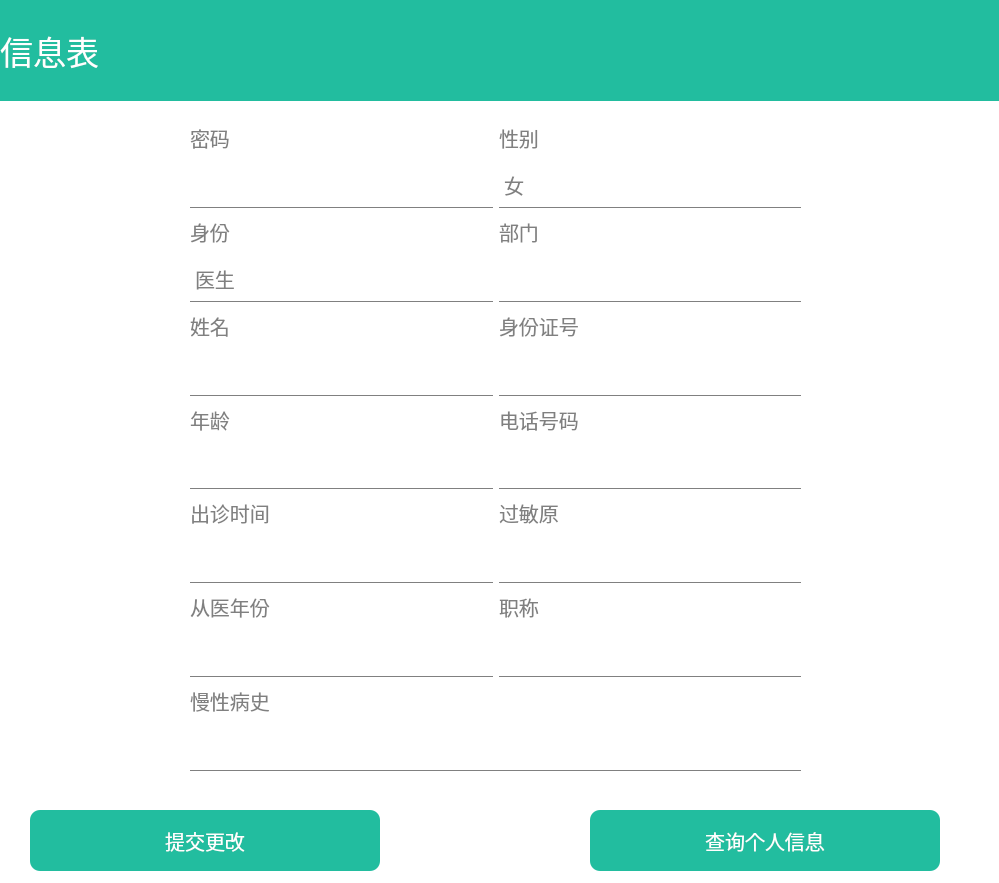
<?xml version="1.0" encoding="UTF-8"?>
<ui version="4.0">
 <class>PatientInfo</class>
 <widget class="QDialog" name="PatientInfo">
  <property name="geometry">
   <rect>
    <x>0</x>
    <y>0</y>
    <width>999</width>
    <height>883</height>
   </rect>
  </property>
  <property name="font">
   <font>
    <pointsize>15</pointsize>
   </font>
  </property>
  <property name="windowTitle">
   <string>Dialog</string>
  </property>
  <property name="autoFillBackground">
   <bool>false</bool>
  </property>
  <property name="styleSheet">
   <string notr="true"/>
  </property>
  <widget class="QLabel" name="label">
   <property name="geometry">
    <rect>
     <x>0</x>
     <y>0</y>
     <width>1001</width>
     <height>101</height>
    </rect>
   </property>
   <property name="font">
    <font>
     <family>Ubuntu</family>
     <pointsize>25</pointsize>
    </font>
   </property>
   <property name="styleSheet">
    <string notr="true">QLabel {
    background-color: #22BD9F; 
    color: white; 
    font-family: &quot;Ubuntu&quot;; 
    font-size: 25pt; 
	qproperty-alignment: 'AlignCenter'; 
}</string>
   </property>
   <property name="text">
    <string>信息表</string>
   </property>
  </widget>
  <widget class="QLabel" name="label_connect">
   <property name="geometry">
    <rect>
     <x>140</x>
     <y>1060</y>
     <width>961</width>
     <height>41</height>
    </rect>
   </property>
   <property name="text">
    <string>TextLabel</string>
   </property>
  </widget>
  <widget class="QWidget" name="widget" native="true">
   <property name="geometry">
    <rect>
     <x>-20</x>
     <y>90</y>
     <width>1021</width>
     <height>971</height>
    </rect>
   </property>
   <property name="styleSheet">
    <string notr="true">QWidget
{
	background:white;
}</string>
   </property>
   <widget class="QWidget" name="gridLayoutWidget">
    <property name="geometry">
     <rect>
      <x>210</x>
      <y>30</y>
      <width>611</width>
      <height>651</height>
     </rect>
    </property>
    <layout class="QGridLayout" name="gridLayout">
     <item row="7" column="1">
      <widget class="QLabel" name="label_Tel">
       <property name="font">
        <font>
         <family>Ubuntu</family>
         <pointsize>15</pointsize>
        </font>
       </property>
       <property name="styleSheet">
        <string notr="true">QLabel {
    color: grey; /* 设置字体颜色为灰色 */
    font-family: &quot;Ubuntu&quot;; /* 设置字体为Ubuntu */
    font-size: 15pt; /* 设置字体大小为15点 */
}</string>
       </property>
       <property name="text">
        <string>电话号码</string>
       </property>
      </widget>
     </item>
     <item row="14" column="0" colspan="2">
      <widget class="QLabel" name="label_Diseases">
       <property name="font">
        <font>
         <family>Ubuntu</family>
         <pointsize>15</pointsize>
        </font>
       </property>
       <property name="styleSheet">
        <string notr="true">QLabel {
    color: grey; /* 设置字体颜色为灰色 */
    font-family: &quot;Ubuntu&quot;; /* 设置字体为Ubuntu */
    font-size: 15pt; /* 设置字体大小为15点 */
}</string>
       </property>
       <property name="text">
        <string>慢性病史</string>
       </property>
      </widget>
     </item>
     <item row="3" column="0">
      <widget class="QLabel" name="label_10">
       <property name="font">
        <font>
         <family>Ubuntu</family>
         <pointsize>15</pointsize>
        </font>
       </property>
       <property name="styleSheet">
        <string notr="true">QLabel {
    color: grey; /* 设置字体颜色为灰色 */
    font-family: &quot;Ubuntu&quot;; /* 设置字体为Ubuntu */
    font-size: 15pt; /* 设置字体大小为15点 */
}</string>
       </property>
       <property name="text">
        <string>身份</string>
       </property>
      </widget>
     </item>
     <item row="9" column="1">
      <widget class="QLineEdit" name="lineEdit_Tel">
       <property name="styleSheet">
        <string notr="true">QLineEdit {
    background-color: transparent; /* 设置背景为透明 */
    border: none; /* 去除所有边框 */
    border-bottom: 1px solid grey; /* 保留灰色下划线 */
    color: grey; /* 设置文字颜色为黑色（或其他你喜欢的颜色） */
 	height: 45px; /* 设置高度为45像素 */
}</string>
       </property>
      </widget>
     </item>
     <item row="12" column="0">
      <widget class="QLabel" name="label_year">
       <property name="font">
        <font>
         <family>Ubuntu</family>
         <pointsize>15</pointsize>
        </font>
       </property>
       <property name="styleSheet">
        <string notr="true">QLabel {
    color: grey; /* 设置字体颜色为灰色 */
    font-family: &quot;Ubuntu&quot;; /* 设置字体为Ubuntu */
    font-size: 15pt; /* 设置字体大小为15点 */
}</string>
       </property>
       <property name="text">
        <string>从医年份</string>
       </property>
      </widget>
     </item>
     <item row="10" column="1">
      <widget class="QLabel" name="Label_Allergies">
       <property name="font">
        <font>
         <family>Ubuntu</family>
         <pointsize>15</pointsize>
        </font>
       </property>
       <property name="styleSheet">
        <string notr="true">QLabel {
    color: grey; /* 设置字体颜色为灰色 */
    font-family: &quot;Ubuntu&quot;; /* 设置字体为Ubuntu */
    font-size: 15pt; /* 设置字体大小为15点 */
}</string>
       </property>
       <property name="text">
        <string>过敏原</string>
       </property>
      </widget>
     </item>
     <item row="5" column="1">
      <widget class="QLabel" name="label_ID">
       <property name="font">
        <font>
         <family>Ubuntu</family>
         <pointsize>15</pointsize>
        </font>
       </property>
       <property name="styleSheet">
        <string notr="true">QLabel {
    color: grey; /* 设置字体颜色为灰色 */
    font-family: &quot;Ubuntu&quot;; /* 设置字体为Ubuntu */
    font-size: 15pt; /* 设置字体大小为15点 */
}</string>
       </property>
       <property name="text">
        <string>身份证号</string>
       </property>
      </widget>
     </item>
     <item row="12" column="1">
      <widget class="QLabel" name="label_level">
       <property name="font">
        <font>
         <family>Ubuntu</family>
         <pointsize>15</pointsize>
        </font>
       </property>
       <property name="styleSheet">
        <string notr="true">QLabel {
    color: grey; /* 设置字体颜色为灰色 */
    font-family: &quot;Ubuntu&quot;; /* 设置字体为Ubuntu */
    font-size: 15pt; /* 设置字体大小为15点 */
}</string>
       </property>
       <property name="text">
        <string>职称</string>
       </property>
      </widget>
     </item>
     <item row="6" column="1">
      <widget class="QLineEdit" name="lineEdit_ID">
       <property name="styleSheet">
        <string notr="true">QLineEdit {
    background-color: transparent; /* 设置背景为透明 */
    border: none; /* 去除所有边框 */
    border-bottom: 1px solid grey; /* 保留灰色下划线 */
    color: grey; /* 设置文字颜色为黑色（或其他你喜欢的颜色） */
 	height: 45px; /* 设置高度为45像素 */
}</string>
       </property>
      </widget>
     </item>
     <item row="9" column="0">
      <widget class="QLineEdit" name="lineEdit_Age">
       <property name="enabled">
        <bool>true</bool>
       </property>
       <property name="styleSheet">
        <string notr="true">QLineEdit {
    background-color: transparent; /* 设置背景为透明 */
    border: none; /* 去除所有边框 */
    border-bottom: 1px solid grey; /* 保留灰色下划线 */
    color: grey; /* 设置文字颜色为黑色（或其他你喜欢的颜色） */
 	height: 45px; /* 设置高度为45像素 */
}</string>
       </property>
      </widget>
     </item>
     <item row="13" column="0">
      <widget class="QLineEdit" name="lineEdit_year">
       <property name="styleSheet">
        <string notr="true">QLineEdit {
    background-color: transparent; /* 设置背景为透明 */
    border: none; /* 去除所有边框 */
    border-bottom: 1px solid grey; /* 保留灰色下划线 */
    color: grey; /* 设置文字颜色为黑色（或其他你喜欢的颜色） */
 	height: 45px; /* 设置高度为45像素 */
}</string>
       </property>
      </widget>
     </item>
     <item row="4" column="1">
      <widget class="QLineEdit" name="lineEdit_Address">
       <property name="styleSheet">
        <string notr="true">QLineEdit {
    background-color: transparent; /* 设置背景为透明 */
    border: none; /* 去除所有边框 */
    border-bottom: 1px solid grey; /* 保留灰色下划线 */
    color: grey; /* 设置文字颜色为黑色（或其他你喜欢的颜色） */
 	height: 45px; /* 设置高度为45像素 */
}</string>
       </property>
      </widget>
     </item>
     <item row="10" column="0">
      <widget class="QLabel" name="label_time">
       <property name="font">
        <font>
         <family>Ubuntu</family>
         <pointsize>15</pointsize>
        </font>
       </property>
       <property name="styleSheet">
        <string notr="true">QLabel {
    color: grey; /* 设置字体颜色为灰色 */
    font-family: &quot;Ubuntu&quot;; /* 设置字体为Ubuntu */
    font-size: 15pt; /* 设置字体大小为15点 */
}</string>
       </property>
       <property name="text">
        <string>出诊时间</string>
       </property>
      </widget>
     </item>
     <item row="6" column="0">
      <widget class="QLineEdit" name="lineEdit_Name">
       <property name="styleSheet">
        <string notr="true">QLineEdit {
    background-color: transparent; /* 设置背景为透明 */
    border: none; /* 去除所有边框 */
    border-bottom: 1px solid grey; /* 保留灰色下划线 */
    color: grey; /* 设置文字颜色为黑色（或其他你喜欢的颜色） */
 	height: 45px; /* 设置高度为45像素 */
}</string>
       </property>
      </widget>
     </item>
     <item row="11" column="0">
      <widget class="QLineEdit" name="lineEdit_time">
       <property name="styleSheet">
        <string notr="true">QLineEdit {
    background-color: transparent; /* 设置背景为透明 */
    border: none; /* 去除所有边框 */
    border-bottom: 1px solid grey; /* 保留灰色下划线 */
    color: grey; /* 设置文字颜色为黑色（或其他你喜欢的颜色） */
 	height: 45px; /* 设置高度为45像素 */
}</string>
       </property>
      </widget>
     </item>
     <item row="5" column="0">
      <widget class="QLabel" name="label_name">
       <property name="font">
        <font>
         <family>Ubuntu</family>
         <pointsize>15</pointsize>
        </font>
       </property>
       <property name="styleSheet">
        <string notr="true">QLabel {
    color: grey; /* 设置字体颜色为灰色 */
    font-family: &quot;Ubuntu&quot;; /* 设置字体为Ubuntu */
    font-size: 15pt; /* 设置字体大小为15点 */
}</string>
       </property>
       <property name="text">
        <string>姓名</string>
       </property>
      </widget>
     </item>
     <item row="3" column="1">
      <widget class="QLabel" name="label_Addr_Dept">
       <property name="font">
        <font>
         <family>Ubuntu</family>
         <pointsize>15</pointsize>
        </font>
       </property>
       <property name="styleSheet">
        <string notr="true">QLabel {
    color: grey; /* 设置字体颜色为灰色 */
    font-family: &quot;Ubuntu&quot;; /* 设置字体为Ubuntu */
    font-size: 15pt; /* 设置字体大小为15点 */
}</string>
       </property>
       <property name="text">
        <string>部门</string>
       </property>
      </widget>
     </item>
     <item row="11" column="1">
      <widget class="QLineEdit" name="lineEdit_Allergies">
       <property name="styleSheet">
        <string notr="true">QLineEdit {
    background-color: transparent; /* 设置背景为透明 */
    border: none; /* 去除所有边框 */
    border-bottom: 1px solid grey; /* 保留灰色下划线 */
    color: grey; /* 设置文字颜色为黑色（或其他你喜欢的颜色） */
 	height: 45px; /* 设置高度为45像素 */
}</string>
       </property>
      </widget>
     </item>
     <item row="0" column="1">
      <widget class="QLabel" name="label_Sex">
       <property name="font">
        <font>
         <family>Ubuntu</family>
         <pointsize>15</pointsize>
        </font>
       </property>
       <property name="styleSheet">
        <string notr="true">QLabel {
    color: grey; /* 设置字体颜色为灰色 */
    font-family: &quot;Ubuntu&quot;; /* 设置字体为Ubuntu */
    font-size: 15pt; /* 设置字体大小为15点 */
}</string>
       </property>
       <property name="text">
        <string>性别</string>
       </property>
      </widget>
     </item>
     <item row="15" column="0" colspan="2">
      <widget class="QLineEdit" name="lineEdit_Diseases">
       <property name="styleSheet">
        <string notr="true">QLineEdit {
    background-color: transparent; /* 设置背景为透明 */
    border: none; /* 去除所有边框 */
    border-bottom: 1px solid grey; /* 保留灰色下划线 */
    color: grey; /* 设置文字颜色为黑色（或其他你喜欢的颜色） */
 	height: 45px; /* 设置高度为45像素 */
}</string>
       </property>
      </widget>
     </item>
     <item row="0" column="0">
      <widget class="QLabel" name="label_9">
       <property name="font">
        <font>
         <family>Ubuntu</family>
         <pointsize>15</pointsize>
        </font>
       </property>
       <property name="styleSheet">
        <string notr="true">QLabel {
    color: grey; /* 设置字体颜色为灰色 */
    font-family: &quot;Ubuntu&quot;; /* 设置字体为Ubuntu */
    font-size: 15pt; /* 设置字体大小为15点 */
}</string>
       </property>
       <property name="text">
        <string>密码</string>
       </property>
      </widget>
     </item>
     <item row="7" column="0">
      <widget class="QLabel" name="label_Age">
       <property name="font">
        <font>
         <family>Ubuntu</family>
         <pointsize>15</pointsize>
        </font>
       </property>
       <property name="styleSheet">
        <string notr="true">QLabel {
    color: grey; /* 设置字体颜色为灰色 */
    font-family: &quot;Ubuntu&quot;; /* 设置字体为Ubuntu */
    font-size: 15pt; /* 设置字体大小为15点 */
}</string>
       </property>
       <property name="text">
        <string>年龄</string>
       </property>
      </widget>
     </item>
     <item row="4" column="0">
      <widget class="QComboBox" name="comboBox_isPatient">
       <property name="font">
        <font>
         <pointsize>15</pointsize>
        </font>
       </property>
       <property name="styleSheet">
        <string notr="true">QComboBox {
    border: none; /* 移除边框 */
    background-color: transparent; /* 使背景透明 */
	font-size:15pt;
}
QComboBox {
    border: none; /* 移除整个 QComboBox 的边框 */
    border-bottom: 1px solid gray; /* 添加一个灰色的下划线 */
	height:45px;
}

QComboBox {
    color:gray
}
QComboBox::drop-down {
    border: none; /* 移除下拉按钮的边框 */
    background: transparent; /* 使下拉按钮背景透明 */
}
QComboBox::down-arrow {
    border: none;
    image: none;
    border-left: 5px solid transparent;
    border-right: 5px solid transparent;
    border-top: 5px solid gray; /* 手动绘制一个白色的箭头 */
    width: 0;
    height: 0;
}</string>
       </property>
       <item>
        <property name="text">
         <string>医生</string>
        </property>
       </item>
       <item>
        <property name="text">
         <string>患者</string>
        </property>
       </item>
      </widget>
     </item>
     <item row="2" column="0">
      <widget class="QLineEdit" name="lineEdit_Password">
       <property name="enabled">
        <bool>false</bool>
       </property>
       <property name="styleSheet">
        <string notr="true">QLineEdit {
    background-color: transparent; /* 设置背景为透明 */
    border: none; /* 去除所有边框 */
    border-bottom: 1px solid grey; /* 保留灰色下划线 */
    color: grey; /* 设置文字颜色为黑色（或其他你喜欢的颜色） */
 	height: 45px; /* 设置高度为45像素 */
}</string>
       </property>
      </widget>
     </item>
     <item row="2" column="1">
      <widget class="QComboBox" name="comboBox_Sex">
       <property name="font">
        <font>
         <pointsize>15</pointsize>
        </font>
       </property>
       <property name="styleSheet">
        <string notr="true">QComboBox {
    border: none; /* 移除边框 */
    background-color: transparent; /* 使背景透明 */
	font-size:15pt;
}
QComboBox {
    border: none; /* 移除整个 QComboBox 的边框 */
    border-bottom: 1px solid gray; /* 添加一个灰色的下划线 */
	height:45px;
}

QComboBox {
    color:gray
}
QComboBox::drop-down {
    border: none; /* 移除下拉按钮的边框 */
    background: transparent; /* 使下拉按钮背景透明 */
}
QComboBox::down-arrow {
    border: none;
    image: none;
    border-left: 5px solid transparent;
    border-right: 5px solid transparent;
    border-top: 5px solid gray; /* 手动绘制一个白色的箭头 */
    width: 0;
    height: 0;
}</string>
       </property>
       <item>
        <property name="text">
         <string>女</string>
        </property>
       </item>
       <item>
        <property name="text">
         <string>男</string>
        </property>
       </item>
      </widget>
     </item>
     <item row="13" column="1">
      <widget class="QLineEdit" name="lineEdit_level">
       <property name="styleSheet">
        <string notr="true">QLineEdit {
    background-color: transparent; /* 设置背景为透明 */
    border: none; /* 去除所有边框 */
    border-bottom: 1px solid grey; /* 保留灰色下划线 */
    color: grey; /* 设置文字颜色为黑色（或其他你喜欢的颜色） */
 	height: 45px; /* 设置高度为45像素 */
}</string>
       </property>
      </widget>
     </item>
    </layout>
   </widget>
   <widget class="QPushButton" name="pushButton_fetch">
    <property name="geometry">
     <rect>
      <x>610</x>
      <y>720</y>
      <width>350</width>
      <height>61</height>
     </rect>
    </property>
    <property name="maximumSize">
     <size>
      <width>16777215</width>
      <height>61</height>
     </size>
    </property>
    <property name="font">
     <font>
      <pointsize>15</pointsize>
     </font>
    </property>
    <property name="styleSheet">
     <string notr="true">QPushButton
{
	background-color: #22BD9F;
	color:white;
	border-radius:10px
}</string>
    </property>
    <property name="text">
     <string>查询个人信息</string>
    </property>
   </widget>
   <widget class="QPushButton" name="pushButton_Send">
    <property name="geometry">
     <rect>
      <x>50</x>
      <y>720</y>
      <width>350</width>
      <height>61</height>
     </rect>
    </property>
    <property name="maximumSize">
     <size>
      <width>16777215</width>
      <height>61</height>
     </size>
    </property>
    <property name="font">
     <font>
      <pointsize>15</pointsize>
     </font>
    </property>
    <property name="styleSheet">
     <string notr="true">QPushButton
{
	background-color: #22BD9F;
	color:white;
	border-radius:10px
}</string>
    </property>
    <property name="text">
     <string>提交更改</string>
    </property>
   </widget>
  </widget>
  <zorder>widget</zorder>
  <zorder>label</zorder>
  <zorder>label_connect</zorder>
 </widget>
 <resources/>
 <connections/>
</ui>
